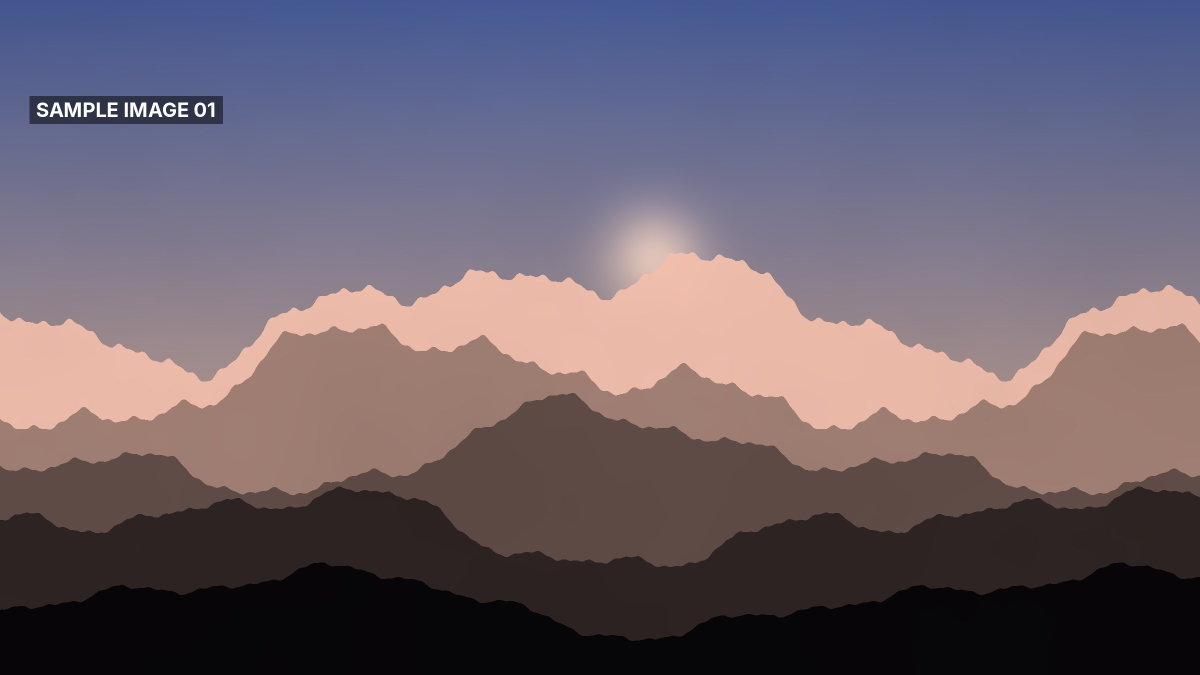
#> input picture fixtures/sample_assets/sample_image_01.jpg, 2400 x 1350 px (shown at 1/2 size)
$ python -i placement.py   (imports and definitions only)   (older library calls are emulated)
#> lines starting #> are read from the running program, lines starting #| are printed output that depends on the picture
### vidbush/judge/prefilter.py
"""Local pre-filter: cheap keyframe checks that hard reject a candidate before any vision call.

prefilter_candidate(cand, cfg) -> reject reason or None (pure, no side effects on cand).
apply_prefilter(cands, settings, log) -> rejected candidates; writes score 0.0, judge_reason
and reject_reason ("<label> (prefilter: ...)") so the director loop treats them as hard rejects
and never sends them to the vision judge.

Checks (each switchable under settings.judge.prefilter):
  text  burned-in subtitles or lower-third text read by OCR (rapidocr, weights ship in the wheel)
  logo  a textured, pixel-stable island in a corner while the rest of the clip moves (video only)
  face  a large centred frontal face on most keyframes, a talking head (video only; a still
        portrait is a normal documentary subject)
Every rule needs evidence repeated across keyframes, so a single still never trips text or logo.
Operator media (local library, uploads) and generated media are trusted and skipped.
A missing dependency skips its check with one warning per process, never an error.
"""
from __future__ import annotations

import threading
from concurrent.futures import ThreadPoolExecutor
from pathlib import Path
from typing import Any, Callable, Optional

import numpy as np

from ..config import PrefilterConfig
from ..models import GENERATED_SOURCES, Candidate, SourceKind

WORK_WIDTH = 640  # frames are downscaled to this width before OCR and the face cascade
LOGO_WIDTH = 320  # the logo check works on smaller frames
OCR_MARGIN = 0.08  # OCR reads from this share of height above the band top, so straddling lines are seen
LOGO_EDGE_SHARE = 0.06  # a logo box must hold at least this share of edge pixels (flat bars and sky fail)
LOGO_CONTRAST = 12.0  # and this grey level spread
LOGO_STABLE_SHARE = 0.5  # at least this share of the box stays within logo_max_diff on every keyframe
LOGO_RING_MOVING = 0.5  # at least this share of the ring around the box must change between keyframes
LINE_GAP = 1.5  # boxes on one row join a line when the gap between them is at most this many text heights
STATIC_SHARE = 0.75  # when this share of the frame centre is stable the clip is static, no logo test
PREFILTER_WORKERS = 4
LABELS = ("burned_in_captions", "channel_logo", "talking_head")
# operator media (library folder, uploads) and generated media are not third party footage: never pre-filtered
TRUSTED_SOURCES = {SourceKind.local, SourceKind.upload} | GENERATED_SOURCES

_LOCK = threading.Lock()
_OCR: list[Any] = []  # the lazily built engine; empty until first use
_LOCAL = threading.local()  # one cascade per thread: CascadeClassifier is not thread safe
_WARNED: set[str] = set()
Box = tuple[float, float, float, float]  # x0, y0, x1, y1 in pixels


# ---------------------------------------------------------------- dependencies (seams for tests)

def _cv2() -> Any:
    import cv2
    return cv2


def ocr_engine() -> Any:
    """RapidOCR built once per process behind a lock; the weights ship inside the wheel.

    A failed build is remembered and raised as ImportError from then on, so the text check is
    skipped with one warning per process instead of being rebuilt (and logged) for every candidate.
    """
    with _LOCK:
        if not _OCR:
            _OCR.append(_build_ocr())
        engine = _OCR[0]
    if isinstance(engine, BaseException):
        raise ImportError(f"OCR engine unavailable: {engine}") from engine
    return engine


def _build_ocr() -> Any:
    """A RapidOCR instance, or the exception that stopped it from being built."""
    try:
        from rapidocr_onnxruntime import RapidOCR
        try:
            return RapidOCR(det_model_path=None, det_limit_side_len=WORK_WIDTH, det_limit_type="max",
                            use_angle_cls=False)
        except (TypeError, KeyError):  # another wheel version with other option names
            return RapidOCR()
    except Exception as e:  # noqa: BLE001  missing wheel, models or runtime: all mean no OCR this process
        return e


def face_cascade() -> Any:
    """Frontal face haar cascade from cv2.data, one per thread."""
    casc = getattr(_LOCAL, "face", None)
    if casc is None:
        cv2 = _cv2()
        casc = cv2.CascadeClassifier(cv2.data.haarcascades + "haarcascade_frontalface_default.xml")
        if casc.empty():
            raise ImportError("haarcascade_frontalface_default.xml not found")
        _LOCAL.face = casc
    return casc


# [195 lines left out: functions _warn_once, load_frames, _rows, _runs, subtitle_lines, read_text and 8 more, not called in this run]


# ---------------------------------------------------------------- entry points

Check = Callable[[list[np.ndarray], PrefilterConfig], Optional[str]]


# [61 lines left out: functions _checks, prefilter_candidate, apply_prefilter, not called in this run]

### vidbush/mg/layouts/placement.py
"""Where a panel sits, decided from the picture beneath it for the whole time it is visible.

The underlying clip or still is sampled across the panel's visible time (as it will be on screen, still
motion included). Each sample is read with local analysis only: the prefilter's face cascade, the
prefilter's OCR engine for text, and a detail measure (local gradient energy) plus a spectral residual
saliency map whose strongest blob stands for the main subject. Six positions are allowed: the four corners,
left centre and right centre, all inside the visible picture (letterbox bars and caption band excluded).

A position is ruled out when the panel would cover a face, text, or the core of the main subject in any
sample. Among the rest the calmest wins (least detail and saliency under the panel). Two panels in a row
do not take the same position unless it is the only clear one. When nothing is clear the caller shows the
content full frame (or on the next shot) instead. The reason is returned in words for the shot's notes.
"""
from __future__ import annotations

import os
import threading
from dataclasses import dataclass, field
from functools import lru_cache
from typing import Any, Optional, Sequence

import cv2
import numpy as np

POSITIONS = ("upper_left", "upper_right", "lower_left", "lower_right", "left_centre", "right_centre")
WORK_W = 480
REPEAT_PENALTY = 0.12
SUBJECT_CORE = 0.6  # saliency share of the peak that counts as the subject's core
SUBJECT_MAX = 0.2  # a subject core wider than this share of the picture is not one subject
SUBJECT_OVERLAP = 0.05  # share of the subject's heart a panel may cover
HEART = 0.6  # a panel may cover at most this share of the subject core
MARGIN = 0.035  # gap between the panel and the picture edge, share of frame width
FACE_MIN = 0.02  # a face smaller than this share of the picture height is ignored by crops
FACE_PAD = 0.15  # each face box grows by this share of its size, so hair and chin stay inside a crop
FACE_W = 800  # width a picture is searched for faces at (a FACE_MIN face is still a dozen pixels)
_LOCAL = threading.local()


@dataclass
class Analysis:
    faces: list[tuple[float, float, float, float]] = field(default_factory=list)  # 0..1 boxes x0,y0,x1,y1
    text: list[tuple[float, float, float, float]] = field(default_factory=list)
    detail: Optional[np.ndarray] = None  # float map 0..1 at work size
    saliency: Optional[np.ndarray] = None
    protect: list[tuple[float, float, float, float]] = field(default_factory=list)  # boxes never to cover


@dataclass
class Placement:
    position: Optional[str]
    rect: Optional[tuple[float, float, float, float]]  # x, y, w, h in frame pixels
    reason: str
    scores: dict[str, float] = field(default_factory=dict)


# [12 lines left out: function rect_for, not called in this run]


# ---------------------------------------------------------------- analysis

def _profile_cascade() -> Any:
    """Profile face cascade, built once per thread (None when OpenCV has none)."""
    if not hasattr(_LOCAL, "profile"):
        c = cv2.CascadeClassifier(cv2.data.haarcascades + "haarcascade_profileface.xml")
        _LOCAL.profile = None if c.empty() else c
    return _LOCAL.profile


def _faces(grey: np.ndarray, min_share: float = 1 / 25) -> list[tuple[int, int, int, int]]:
    try:
        from ...judge.prefilter import face_cascade
        casc = face_cascade()
    except Exception:  # noqa: BLE001  no cascade: no face boxes
        return []
    side = max(12, int(grey.shape[0] * min_share))
    found = casc.detectMultiScale(grey, scaleFactor=1.1, minNeighbors=5, minSize=(side, side))
    out = [tuple(int(v) for v in b) for b in (found if len(found) else [])]
    try:  # profile faces too: a face turned sideways is still a face
        prof = _profile_cascade()
        if prof is not None:
            for flip in (False, True):
                g = cv2.flip(grey, 1) if flip else grey
                for x, y, w, hh in prof.detectMultiScale(g, 1.1, 6, minSize=(side, side)):
                    out.append((grey.shape[1] - x - w if flip else x, y, w, hh))
    except Exception:  # noqa: BLE001
        pass
    return out


Box = tuple[float, float, float, float]


# [70 lines left out: functions face_boxes, _file_faces, faces_of, faces_in_crop, face_origin, cover_window, not called in this run]


def _text(rgb: np.ndarray) -> list[tuple[float, float, float, float]]:
    try:
        from ...judge.prefilter import ocr_engine
        result, _ = ocr_engine()(np.ascontiguousarray(rgb[..., ::-1]))
    except Exception:  # noqa: BLE001  no OCR: no text boxes
        return []
    out = []
    for pts, _txt, conf in result or []:
        if float(conf) < 0.5:
            continue
        xs, ys = [p[0] for p in pts], [p[1] for p in pts]
        out.append((min(xs), min(ys), max(xs), max(ys)))
    return out


def _saliency(img: np.ndarray) -> np.ndarray:
    """Frequency tuned saliency (Achanta et al. 2009): distance of each softly blurred pixel from the
    picture's mean colour, 0..1. Works on grey (2D) or colour (3D, Lab) input."""
    f = img.astype(np.float32)
    if f.ndim == 3:
        f = cv2.cvtColor(img, cv2.COLOR_RGB2LAB).astype(np.float32)
    blur = cv2.GaussianBlur(f, (0, 0), max(1.0, img.shape[1] / 160))
    mean = f.reshape(-1, f.shape[-1]).mean(axis=0) if f.ndim == 3 else f.mean()
    d = np.sqrt(((blur - mean) ** 2).sum(axis=-1)) if f.ndim == 3 else np.abs(blur - mean)
    return d / (d.max() + 1e-6)


def analyse(frame_rgb: np.ndarray, ocr: bool = True) -> Analysis:
#> called with ocr = True
    h, w = frame_rgb.shape[:2]
#> h = 1350; w = 2400
    if w != WORK_W:
        frame_rgb = cv2.resize(frame_rgb, (WORK_W, max(1, round(h * WORK_W / w))), interpolation=cv2.INTER_AREA)
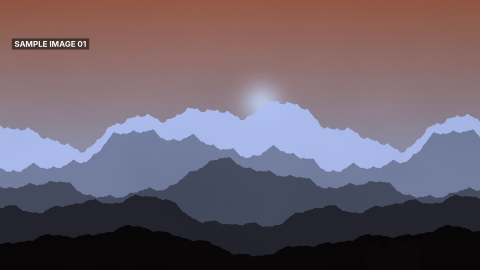
#> frame_rgb: shape (270, 480, 3); mean of channels 0, 1, 2 106.4, 95.6, 107.4; drawn as B, G, R
        h, w = frame_rgb.shape[:2]
#> h = 270; w = 480
    grey = cv2.cvtColor(frame_rgb, cv2.COLOR_RGB2GRAY)
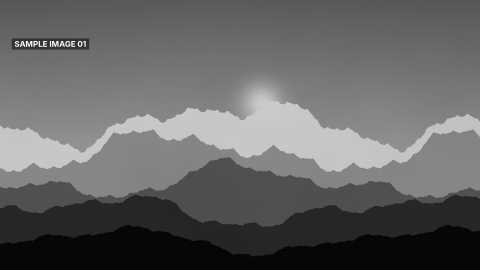
#> grey: shape (270, 480); min 5, max 254, mean 100.2
    faces = [(x / w, y / h, (x + fw) / w, (y + fh) / h) for x, y, fw, fh in _faces(grey)]
#> in _faces, `found = casc.detectMultiScale(grey, scaleFactor=1.1, minNeighbors=5, m..`: found = ()
#> in _faces, `out = [tuple(int(v) for v in b) for b in (found if len(found) else [])]`: out = []
#> faces = []
    text = [(a / w, b / h, c / w, d / h) for a, b, c, d in (_text(frame_rgb) if ocr else [])]
#> (the call stopped at in _build_ocr, `return RapidOCR(det_model_path=None, det_limit_side_len=WORK_WIDTH, de..`: rapidocr_onnxruntime is not available in this run)
#> text = []
    gx, gy = cv2.Sobel(grey, cv2.CV_32F, 1, 0), cv2.Sobel(grey, cv2.CV_32F, 0, 1)
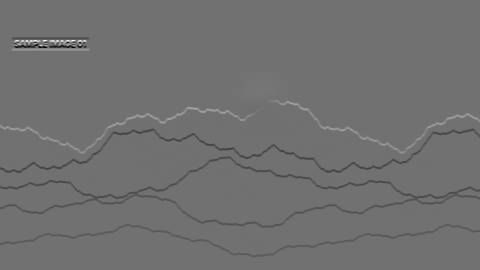
#> gy: shape (270, 480) float32; min -646, max 808, mean -2.4; drawn with min black and max white
    mag = cv2.GaussianBlur(np.sqrt(gx * gx + gy * gy), (0, 0), 6)
    detail = np.clip(mag / (np.percentile(mag, 98) + 1e-6), 0, 1)
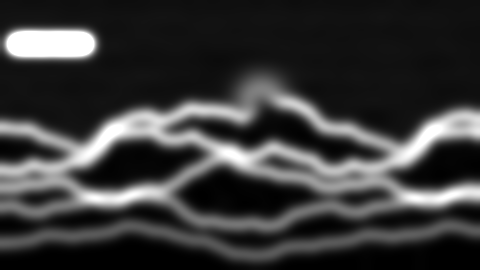
#> detail: shape (270, 480) float32; min 0, max 1, mean 0.226
    return Analysis(faces, text, detail, _saliency(frame_rgb))
#> in _saliency, `f = cv2.cvtColor(img, cv2.COLOR_RGB2LAB).astype(np.float32)`:
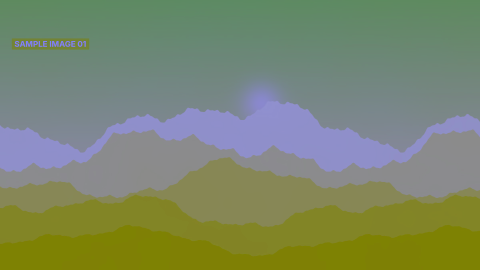
#> f: shape (270, 480, 3) float32; mean of channels 0, 1, 2 105.4, 135.5, 123.1; drawn as B, G, R
#> in _saliency, `mean = f.reshape(-1, f.shape[-1]).mean(axis=0) if f.ndim == 3 else f.m..`: mean = [105.4, 135.5, 123.1]
#> in _saliency, `d = np.sqrt(((blur - mean) ** 2).sum(axis=-1)) if f.ndim == 3 else np...`:
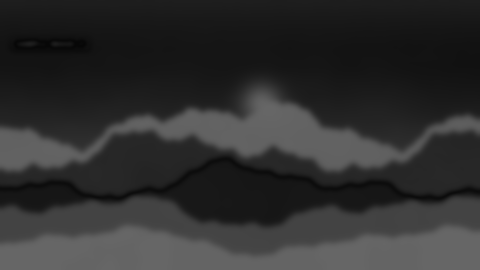
#> d: shape (270, 480) float32; min 7, max 102.9, mean 47.9
#> in _saliency, `return d / (d.max() + 1e-6)`:
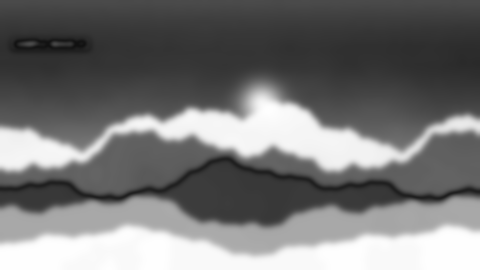
#> returned value: shape (270, 480) float32; min 0.0681, max 1, mean 0.466


# ---------------------------------------------------------------- choice

# [112 lines left out: functions _overlap, subject_core, subject_heart, choose, place_panel, debug_view, not called in this run]


__all__ = ["POSITIONS", "Analysis", "Placement", "analyse", "choose", "place_panel", "rect_for", "debug_view",
           "faces_of", "face_boxes", "faces_in_crop", "face_origin", "cover_window"]

>>> import cv2
>>> picture = cv2.cvtColor(cv2.imread('../../../fixtures/sample_assets/sample_image_01.jpg'), cv2.COLOR_BGR2RGB)
>>> result = analyse(picture)

$ run again, on fixtures/sample_assets/sample_image_02.jpg
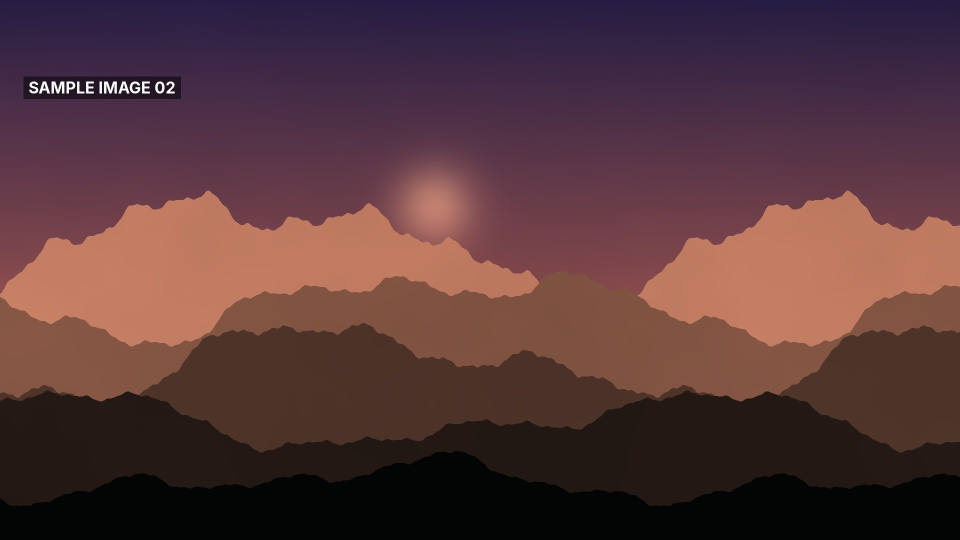
#> input picture fixtures/sample_assets/sample_image_02.jpg, 1920 x 1080 px (shown at 1/2 size)
#> found = ()
#> out = []
#> in _saliency, `f = cv2.cvtColor(img, cv2.COLOR_RGB2LAB).astype(np.float32)`:
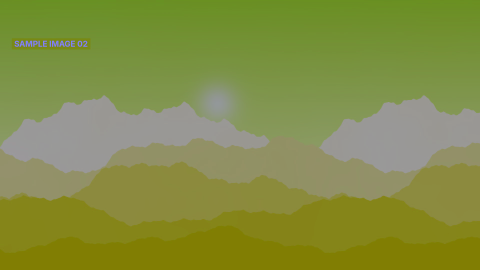
#> f: shape (270, 480, 3) float32; mean of channels 0, 1, 2 67.6, 142.3, 131.5; drawn as B, G, R
#> mean = [67.62, 142.3, 131.5]
#> in _saliency, `return d / (d.max() + 1e-6)`:
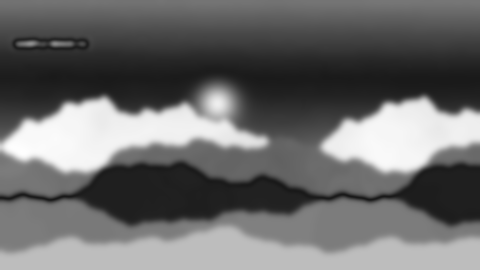
#> returned value: shape (270, 480) float32; min 0.0988, max 1, mean 0.424

$ run again, on fixtures/sample_assets/sample_image_03.jpg
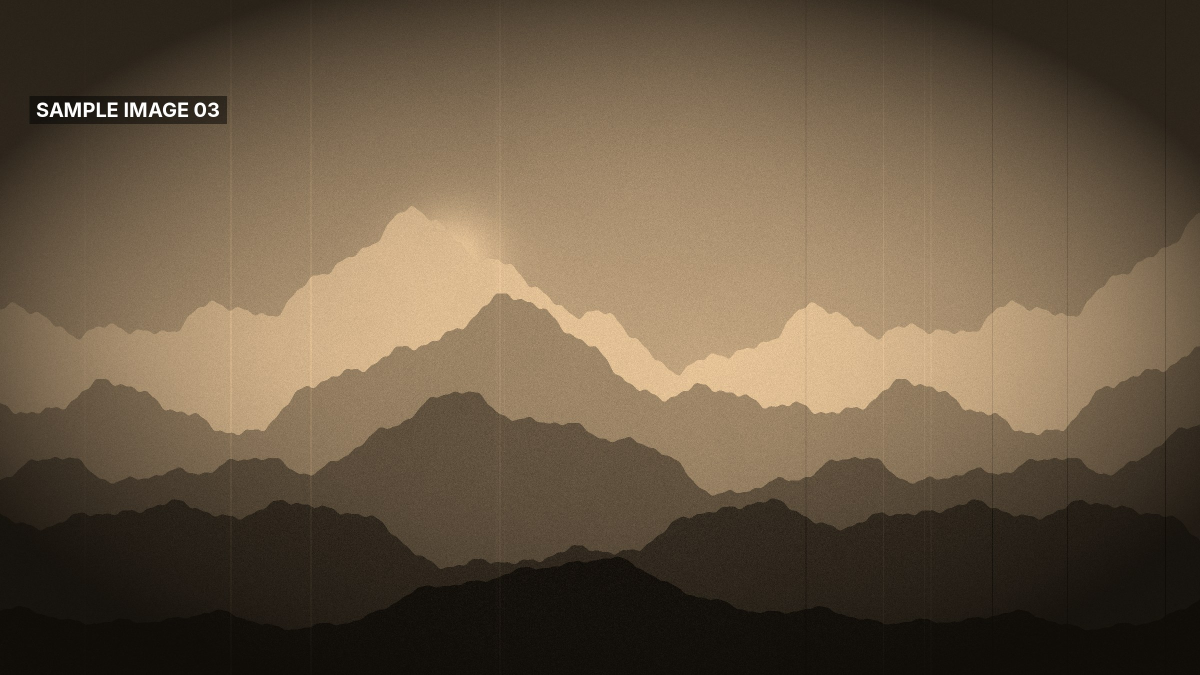
#> input picture fixtures/sample_assets/sample_image_03.jpg, 2400 x 1350 px (shown at 1/2 size)
#> found = ()
#> out = []
#> in _saliency, `f = cv2.cvtColor(img, cv2.COLOR_RGB2LAB).astype(np.float32)`:
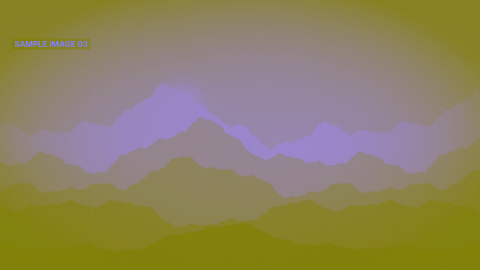
#> f: shape (270, 480, 3) float32; mean of channels 0, 1, 2 95.2, 131.3, 141.7; drawn as B, G, R
#> mean = [95.17, 131.3, 141.7]
#> in _saliency, `return d / (d.max() + 1e-6)`:
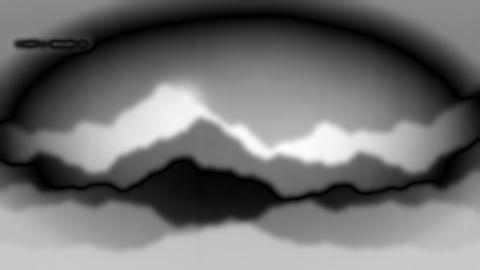
#> returned value: shape (270, 480) float32; min 0.00068, max 1, mean 0.436
